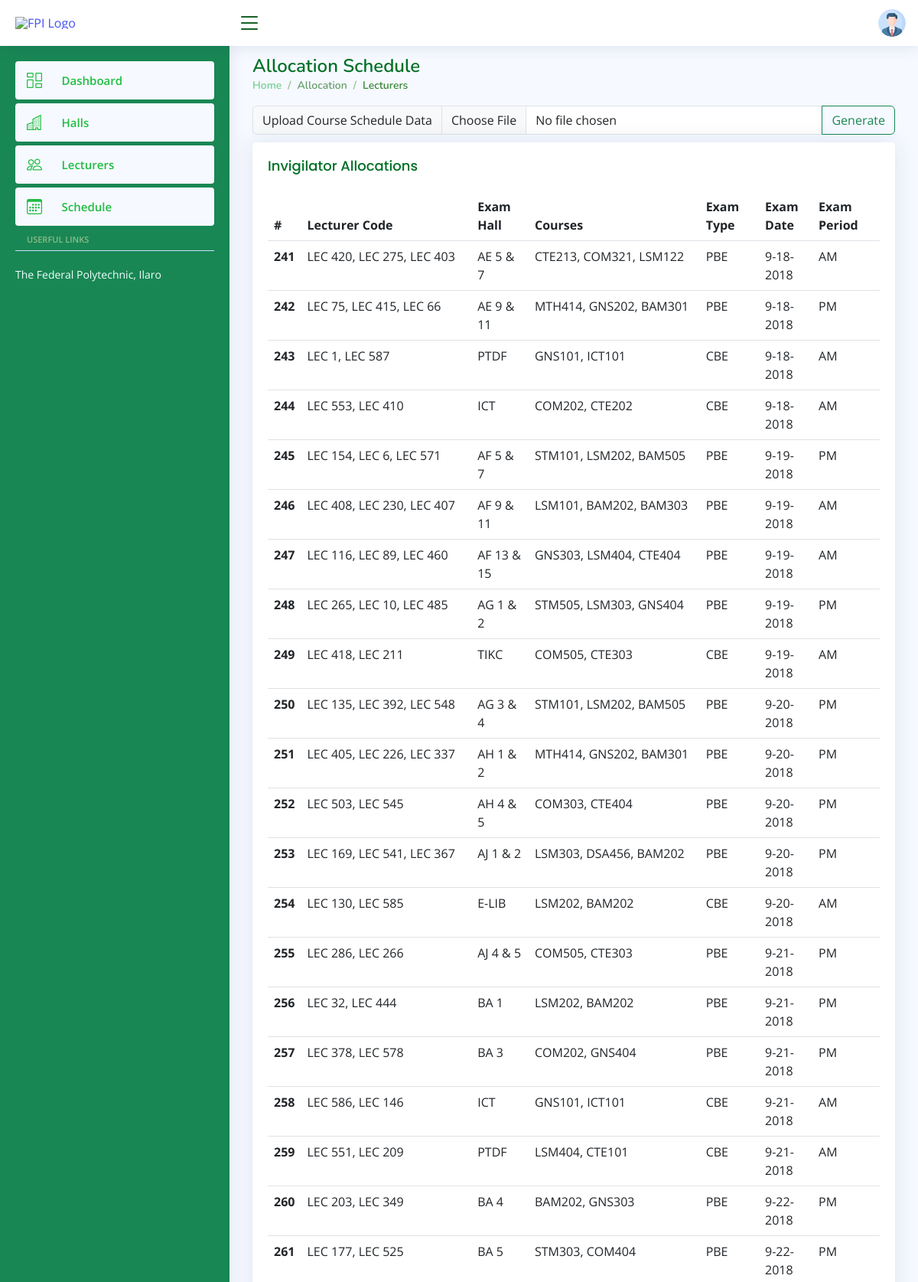
Screenshot of /schedule (signed in, upper part) with the database file from the repository.
### invigilation/models.py (models this page shows, shortened)
class Invigilators(models.Model):
    PERIOD = (
        ('AM', 'Morning'),
        ('PM', 'Afternoon')
    )
    EXAM_TYPE = (
        ('CBE', 'Computer Based Exam'),
        ('PBE', 'Paper Based Exam')
    )
    lecture_code = models.CharField(max_length=5)
    exam_hall = models.CharField(max_length=50)
    courses = models.CharField(max_length=100)
    exam_type = models.CharField(max_length=5, choices=EXAM_TYPE)
    exam_date = models.CharField(max_length=20)
    exam_period = models.CharField(max_length=5, choices=PERIOD)
    class META:
        ordering = ['exam_period']

### invigilation/views.py (the view)
# urls.py: path('schedule', views.schedule, name='schedule'),
@login_required(login_url='login')
def schedule(request):
    if request.method == "POST":
        data = request.FILES['courses']
        course_schedules = pd.read_csv(data)
        course_schedule = course_schedules.to_dict()
        scheduled_course = []
        for key in course_schedule['courses']:
            course = Schedule(
                courses=course_schedule['courses'][key],
                block=course_schedule['block'][key],
                exam_hall=course_schedule['exam_hall'][key],
                exam_day=course_schedule['exam_date'][key],
                hall_type=course_schedule['hall_type'][key],
                exam_type=course_schedule['exam_type'][key],
                exam_period=course_schedule['exam_period'][key]
            )
            scheduled_course.append(course)
            date_list = course_schedules['exam_date'].unique()
            date_list = date_list.tolist()
            block_list = course_schedules['block'].unique()
            block_list = block_list.tolist()
        for dates in date_list:
            pbe_day_schedule = [
                day_sch for day_sch in scheduled_course if day_sch.exam_day == dates and day_sch.exam_type == "PBE"]
            cbe_day_schedule = [
                day_sch for day_sch in scheduled_course if day_sch.exam_day == dates and day_sch.exam_type == "CBE"]
            schedule_invigilator(
                day_list=pbe_day_schedule,
                lq=pbe_invigilators_queue)
            schedule_invigilator(
                day_list=cbe_day_schedule,
                lq=cbe_invigilators_queue)
        invigilator_schedule = []
        for schedule in lecturer_schedule_list:
            daily_schedule = {
                "Lecturer Codes": join_code(schedule.lecturers),
                "Exam Hall": schedule.schedule.exam_hall,
                "Courses": schedule.schedule.courses,
                "Exam Type": schedule.schedule.exam_type,
                "Exam Day": schedule.schedule.exam_day,
                "Exam Period": schedule.schedule.exam_period
            }
            invigilator_schedule.append(daily_schedule)
        Invigilators.objects.all().delete()
        for item in invigilator_schedule:
            schd = Invigilators.objects.get_or_create(
                lecture_code=item['Lecturer Codes'],
                defaults={
                    "exam_hall": item['Exam Hall'],
                    "courses": item['Courses'],
                    "exam_type": item['Exam Type'],
                    "exam_date": item['Exam Day'],
                    "exam_period": item['Exam Period']
                })
        for block in block_list:
            pbe_spv_day_schedule = [
                day_sch for day_sch in scheduled_course if day_sch.block == block and day_sch.exam_type == "PBE"]
            cbe_spv_day_schedule = [
                day_sch for day_sch in scheduled_course if day_sch.block == block and day_sch.exam_type == "CBE"]
            schedule_supervisor(block_list=pbe_spv_day_schedule,
                                lq=pbe_supervisors_queue)
            schedule_supervisor(block_list=cbe_spv_day_schedule,
                                lq=cbe_supervisors_queue)
        supervisor_schedule = []
        for schedule in supervisor_schedule_list:
            super_daily_schedule = {
                "Lecturer Codes": join_code(schedule.lecturers),
                "Block": schedule.schedule.block,
                "Exam Day": schedule.schedule.exam_day,
                "Exam Type": schedule.schedule.exam_type,
                "Exam Period": schedule.schedule.exam_period
            }
            supervisor_schedule.append(super_daily_schedule)
        Supervisors.objects.all().delete()
        for key in supervisor_schedule:
            schd = Supervisors.objects.get_or_create(
                lecture_code=key['Lecturer Codes'],
                defaults={
                    "exam_block": key['Block'],
                    "exam_date": key['Exam Day'],
                    "exam_type": key['Exam Type'],
                    "exam_period": key['Exam Period']
                })
        message = messages.success(request, 'Data successfully uploaded')
        return redirect("schedule")
    else:
        message = messages.error(request, 'Oops, an error occur!')
    invigilatorss = Invigilators.objects.all()
    supervisorss = Supervisors.objects.all()
    tablename = "invigilators"
    context = {
        "messages": message,
        "invigilators": invigilatorss,
        "supervisors": supervisorss,
        "table": tablename,
    }
    return render(request, 'invigilation/schedule.html', context)

### invigilation/templates/invigilation/schedule.html (shortened to what this page needs)
{% extends './activity.html' %} {% comment %} Dashboard Screen {% endcomment %}
{% block activity_screen %}
<main id="main" class="main pt-0 mt-4">
	<div class="pagetitle">
		<h1>Allocation Schedule</h1>
		<nav>
			<ol class="breadcrumb">
				<li class="breadcrumb-item">
					<a href="{% url 'dashboard' %}">Home</a>
				</li>
				<li class="breadcrumb-item">Allocation</li>
				<li class="breadcrumb-item active">Lecturers</li>
			</ol>
		</nav>
		<form
			action="{% url 'schedule' %}"
			method="POST"
			enctype="multipart/form-data">
			<div class="input-group col-md-3">
				<label for="course" class="input-group-text"
					>Upload Course Schedule Data</label
				>
				<input
					type="file"
					class="form-control"
					name="courses"
					id="course"
					aria-describedby="inputGroupFileAddon04"
					accept=".csv" />
				<button
					class="btn btn-outline-success"
					type="submit"
					id="inputGroupFileAddon04">
					Generate
				</button>
			</div>
		</form>
	</div>
	<section class="section">
		<div class="row">
			<div class="col-lg-12">
				<div class="card">
					<div class="card-body">
						<h5 class="card-title">Invigilator Allocations</h5>
						<table class="table datatable">
							<thead>
								<tr>
									<th scope="col">#</th>
									<th scope="col">Lecturer Code</th>
									<th scope="col">Exam Hall</th>
									<th scope="col">Courses</th>
									<th scope="col">Exam Type</th>
									<th scope="col" style="width: 70px">
										Exam Date
									</th>
									<th scope="col">Exam Period</th>
								</tr>
							</thead>
							<tbody>
								{% for data in invigilators %}
								<tr>
									<th scope="row">{{ data.id }}</th>
									<td>{{ data.lecture_code }}</td>
									<td>{{ data.exam_hall }}</td>
									<td>{{ data.courses }}</td>
									<td>{{ data.exam_type }}</td>
									<td>{{ data.exam_date }}</td>
									<td>{{ data.exam_period }}</td>
								</tr>
								{% endfor %}
							</tbody>
						</table>
					</div>
				</div>
			</div>
		</div>
	</section>
</main>
{% endblock activity_screen %}

### invigilation/static/assets/css/style.css (style rules this page uses)
:root { scroll-behavior: smooth; }
body { font-family: "Open Sans", sans-serif; background: #f6f9ff; color: #444444; }
a { color: #4154f1; text-decoration: none; }
h1, h2, h3, h4, h5, h6 { font-family: "Nunito", sans-serif; }
#main { margin-top: 60px; padding: 20px 30px; transition: all 0.3s; }
.pagetitle { margin-bottom: 10px; }
.pagetitle h1 { font-size: 24px; margin-bottom: 0; font-weight: 600; color: #017026; }
.card { margin-bottom: 30px; border: none; border-radius: 5px; box-shadow: 0px 0 30px rgba(1, 41, 112, 0.1); }
.card-title { padding: 20px 0 15px 0; font-size: 18px; font-weight: 500; color: #017026; font-family: "Poppins", sans-serif; }
.card-body { padding: 0 20px 20px 20px; }
.breadcrumb { font-size: 14px; font-family: "Nunito", sans-serif; color: #669e6a; font-weight: 600; }
.breadcrumb a { color: #76cf90; transition: 0.3s; }
.breadcrumb .breadcrumb-item::before { color: #8dbd89; }
.breadcrumb .active { color: #388635; font-weight: 600; }
@media (min-width: 1200px) { #main, #footer { margin-left: 300px; } }

### rows the page displays
Invigilators: id "241", lecture_code "LEC 420, LEC 275, LEC 403", exam_hall "AE 5 & 7", courses "CTE213, COM321, LSM122", exam_type "PBE", exam_date "9-18-2018", exam_period "AM"
Invigilators: id "242", lecture_code "LEC 75, LEC 415, LEC 66", exam_hall "AE 9 & 11", courses "MTH414, GNS202, BAM301", exam_type "PBE", exam_date "9-18-2018", exam_period "PM"
Invigilators: id "243", lecture_code "LEC 1, LEC 587", exam_hall "PTDF", courses "GNS101, ICT101", exam_type "CBE", exam_date "9-18-2018", exam_period "AM"
Invigilators: id "244", lecture_code "LEC 553, LEC 410", exam_hall "ICT", courses "COM202, CTE202", exam_type "CBE", exam_date "9-18-2018", exam_period "AM"
Invigilators: id "245", lecture_code "LEC 154, LEC 6, LEC 571", exam_hall "AF 5 & 7", courses "STM101, LSM202, BAM505", exam_type "PBE", exam_date "9-19-2018", exam_period "PM"
Invigilators: id "246", lecture_code "LEC 408, LEC 230, LEC 407", exam_hall "AF 9 & 11", courses "LSM101, BAM202, BAM303", exam_type "PBE", exam_date "9-19-2018", exam_period "AM"
Invigilators: id "247", lecture_code "LEC 116, LEC 89, LEC 460", exam_hall "AF 13 & 15", courses "GNS303, LSM404, CTE404", exam_type "PBE", exam_date "9-19-2018", exam_period "AM"
Invigilators: id "248", lecture_code "LEC 265, LEC 10, LEC 485", exam_hall "AG 1 & 2", courses "STM505, LSM303, GNS404", exam_type "PBE", exam_date "9-19-2018", exam_period "PM"
Invigilators: id "249", lecture_code "LEC 418, LEC 211", exam_hall "TIKC", courses "COM505, CTE303", exam_type "CBE", exam_date "9-19-2018", exam_period "AM"
Invigilators: id "250", lecture_code "LEC 135, LEC 392, LEC 548", exam_hall "AG 3 & 4", courses "STM101, LSM202, BAM505", exam_type "PBE", exam_date "9-20-2018", exam_period "PM"
Invigilators: id "251", lecture_code "LEC 405, LEC 226, LEC 337", exam_hall "AH 1 & 2", courses "MTH414, GNS202, BAM301", exam_type "PBE", exam_date "9-20-2018", exam_period "PM"
Invigilators: id "252", lecture_code "LEC 503, LEC 545", exam_hall "AH 4 & 5", courses "COM303, CTE404", exam_type "PBE", exam_date "9-20-2018", exam_period "PM"
Invigilators: id "253", lecture_code "LEC 169, LEC 541, LEC 367", exam_hall "AJ 1 & 2", courses "LSM303, DSA456, BAM202", exam_type "PBE", exam_date "9-20-2018", exam_period "PM"
Invigilators: id "254", lecture_code "LEC 130, LEC 585", exam_hall "E-LIB", courses "LSM202, BAM202", exam_type "CBE", exam_date "9-20-2018", exam_period "AM"
Invigilators: id "255", lecture_code "LEC 286, LEC 266", exam_hall "AJ 4 & 5", courses "COM505, CTE303", exam_type "PBE", exam_date "9-21-2018", exam_period "PM"
Invigilators: id "256", lecture_code "LEC 32, LEC 444", exam_hall "BA 1", courses "LSM202, BAM202", exam_type "PBE", exam_date "9-21-2018", exam_period "PM"
Invigilators: id "257", lecture_code "LEC 378, LEC 578", exam_hall "BA 3", courses "COM202, GNS404", exam_type "PBE", exam_date "9-21-2018", exam_period "PM"
Invigilators: id "258", lecture_code "LEC 586, LEC 146", exam_hall "ICT", courses "GNS101, ICT101", exam_type "CBE", exam_date "9-21-2018", exam_period "AM"
Invigilators: id "259", lecture_code "LEC 551, LEC 209", exam_hall "PTDF", courses "LSM404, CTE101", exam_type "CBE", exam_date "9-21-2018", exam_period "AM"
Invigilators: id "260", lecture_code "LEC 203, LEC 349", exam_hall "BA 4", courses "BAM202, GNS303", exam_type "PBE", exam_date "9-22-2018", exam_period "PM"
Invigilators: id "261", lecture_code "LEC 177, LEC 525", exam_hall "BA 5", courses "STM303, COM404", exam_type "PBE", exam_date "9-22-2018", exam_period "PM"
